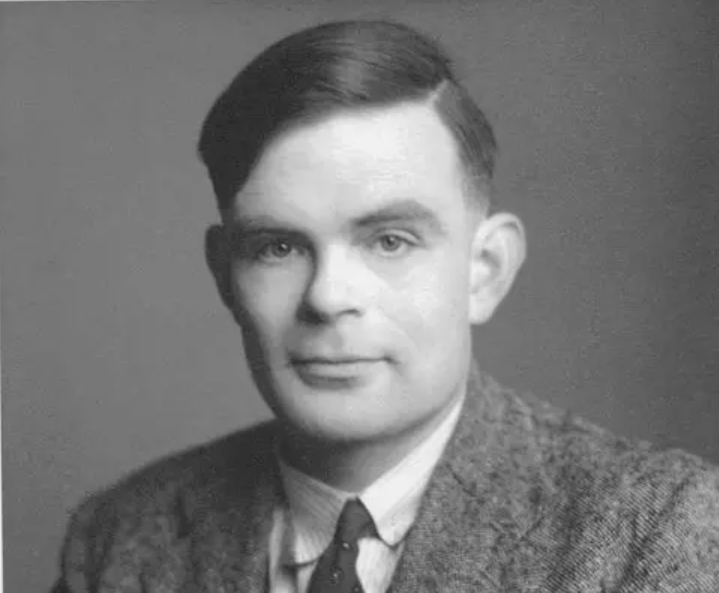
#> input picture images/Alan.png, 719 x 593 px, given in place of Alan.jpg, which was not available
$ python profile_generator.py
#> lines starting #> are read from the running program, lines starting #| are printed output that depends on the picture; pictures that were not available may be replaced by others from this repository, and a replacement may not be noted
import matplotlib.pyplot as plt
import matplotlib.patches as patches
from PIL import Image
import numpy as np
import os

# Importer profilerne fra den anden fil
from profiles import PROFILES

# --- MAPPE KONFIGURATION ---
IMAGE_FOLDER = "images"
OUTPUT_FOLDER = "profiles"

# Opret output mappen hvis den ikke findes
os.makedirs(OUTPUT_FOLDER, exist_ok=True)

# --- HJÆLPEFUNKTIONER ---

def find_image_path(base_name):
    """
    Leder efter et billede med base_name og forskellige endelser (.jpg, .png, etc.)
    Returnerer stien til den første fil den finder, eller None.
    """
#> called with base_name = 'Alan'
    # Liste af fil-endelser vi understøtter
    extensions = [".jpg", ".jpeg", ".png", ".JPG", ".JPEG", ".PNG"]

    for ext in extensions:
        full_path = os.path.join(IMAGE_FOLDER, base_name + ext)
        if os.path.exists(full_path):
            return full_path
#> in create_card, img is the input picture: PIL image 719x593 RGBA; mean R, G, B, A 119.4, 119.4, 119.4, 255

    return None

def crop_to_target_aspect(pil_img, target_ratio):
    """
    Beskærer billedet (Center Crop) så det passer præcis til mål-formatet.
    """
#> called with target_ratio = 1.41
    img_w, img_h = pil_img.size
#> img_w = 719; img_h = 593
    img_ratio = img_w / img_h
#> img_ratio = 1.21

    if img_ratio > target_ratio:
        # Billedet er for bredt: Beskær siderne
        new_w = int(img_h * target_ratio)
        offset = (img_w - new_w) // 2
        return pil_img.crop((offset, 0, offset + new_w, img_h))
    else:
        # Billedet er for højt: Beskær toppen og bunden
        new_h = int(img_w / target_ratio)
#> new_h = 510
        offset = (img_h - new_h) // 2
#> offset = 41
        return pil_img.crop((0, offset, img_w, offset + new_h))
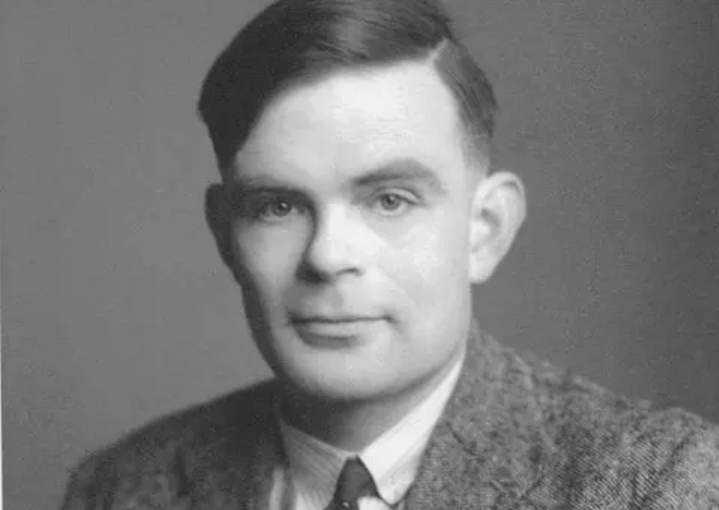
#> returned value: PIL image 719x510 RGBA; mean R, G, B, A 121.6, 121.6, 121.7, 255

# --- GENERATOR FUNKTION ---
def create_card(profile):
    print(f"Genererer kort for: {profile['name']}...")

    # A5 Mål
    fig_w_cm = 14.8
    fig_h_cm = 21.0
    fig, ax = plt.subplots(figsize=(fig_w_cm/2.54, fig_h_cm/2.54), dpi=300)

    # --- PRINTER-VENLIGT LAYOUT (HVID) ---
    bg_color = '#ffffff' # Hvid baggrund
    text_color = '#000000' # Sort tekst
    bar_bg_color = '#e0e0e0' # Lys grå baggrund til barer

    ax.set_facecolor(bg_color)
    fig.patch.set_facecolor(bg_color)
    ax.axis('off')

    # Farve tema
    accent = profile.get("theme_color", "#e63946")

    # 1. Billede Håndtering (Smart Search + Crop)
    # Vi fjerner evt. filendelse fra profil-navnet for en sikkerheds skyld
    base_name_clean = os.path.splitext(profile["image_base_name"])[0]
    image_path = find_image_path(base_name_clean)

    # Definer hvor billedet skal sidde [left, right, bottom, top]
    extent_coords = [0.1, 0.9, 0.55, 0.95]

    box_width_rel = extent_coords[1] - extent_coords[0]
    box_height_rel = extent_coords[3] - extent_coords[2]
    target_aspect = (box_width_rel * fig_w_cm) / (box_height_rel * fig_h_cm)

    if image_path:
        try:
            img = Image.open(image_path)
            img_cropped = crop_to_target_aspect(img, target_aspect)
            img_arr = np.array(img_cropped)
            ax.imshow(img_arr, extent=extent_coords, transform=ax.transAxes, aspect='auto', zorder=1)
        except Exception as e:
            print(f"Fejl ved billede: {e}")
    else:
        print(f"ADVARSEL: Kunne ikke finde billede for {base_name_clean} (søgte efter jpg/png)")
        # Tegn en grå kasse hvis billede mangler
        rect_missing = patches.Rectangle((0.1, 0.55), 0.8, 0.4, facecolor='#f0f0f0', transform=ax.transAxes)
        ax.add_patch(rect_missing)
        ax.text(0.5, 0.75, "BILLEDE MANGLER", color='#999', ha='center', transform=ax.transAxes)

    # Ramme om billede (Accent farve)
    rect = patches.Rectangle((0.095, 0.545), 0.81, 0.41, linewidth=3, edgecolor=accent, facecolor='none', transform=ax.transAxes, zorder=2)
    ax.add_patch(rect)

    # 2. Tekst: Navn og Titel
    ax.text(0.5, 0.50, profile["name"].upper(), color=text_color, ha='center', va='top', fontsize=22, fontweight='bold', transform=ax.transAxes)
    ax.text(0.5, 0.46, profile["title"], color=accent, ha='center', va='top', fontsize=18, fontweight='bold', transform=ax.transAxes, style='italic')

    # 3. Stats Søjler
    y_pos = 0.38
    bar_height = 0.03
    gap = 0.02

    for label, score in profile["stats"]:
        # Label (Sort tekst)
        ax.text(0.1, y_pos, label, color=text_color, ha='left', va='center', fontsize=10, transform=ax.transAxes, fontweight='bold')
        # Score Tal (Sort tekst)
        ax.text(0.9, y_pos, str(score), color=text_color, ha='right', va='center', fontsize=12, transform=ax.transAxes, fontweight='bold')

        # Bar baggrund (Lys grå)
        bg_bar = patches.Rectangle((0.1, y_pos - 0.025), 0.8, 0.015, facecolor=bar_bg_color, transform=ax.transAxes)
        ax.add_patch(bg_bar)

        # Score Bar
        # Hvis score er meget lav, gør vi den mørkegrå for kontrast, ellers accent
        bar_c = accent if score > 10 else '#999999'
        display_score = max(score, 1)
        score_width = 0.8 * (display_score / 100)
        score_bar = patches.Rectangle((0.1, y_pos - 0.025), score_width, 0.015, facecolor=bar_c, transform=ax.transAxes)
        ax.add_patch(score_bar)
        y_pos -= (bar_height + gap)

    # 4. Special Ability Box (Lys boks med mørk kant/tekst)
    box_y = 0.05
    box_h = 0.08
    # Lys grå baggrund, mørk grå kant
    box_rect = patches.FancyBboxPatch((0.1, box_y), 0.8, box_h, boxstyle="round,pad=0.02", facecolor='#f8f9fa', edgecolor='#cccccc', transform=ax.transAxes)
    ax.add_patch(box_rect)

    ax.text(0.5, box_y + box_h - 0.01, "SPECIAL ABILITY", color='#666666', ha='center', va='top', fontsize=8, transform=ax.transAxes)
    ax.text(0.5, box_y + 0.03, profile["ability_title"], color=text_color, ha='center', va='center', fontsize=12, fontweight='bold', transform=ax.transAxes)
    ax.text(0.5, box_y + 0.01, profile["ability_desc"], color='#444444', ha='center', va='center', fontsize=8, transform=ax.transAxes)

    # Gem filen
    safe_name = profile["name"].replace(" ", "_").lower()
    filename = f"bilkort_{safe_name}.png"
    save_path = os.path.join(OUTPUT_FOLDER, filename)
    plt.savefig(save_path, bbox_inches='tight', pad_inches=0, dpi=300)
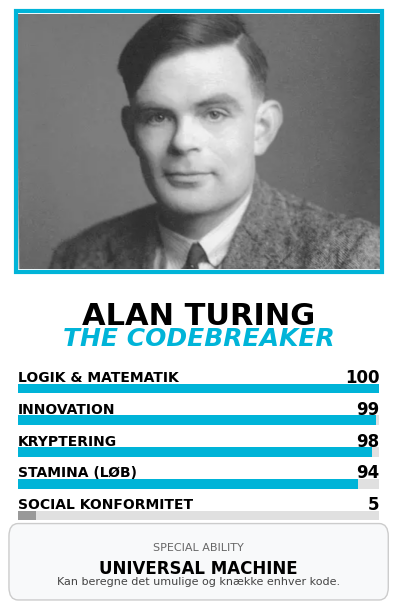
#> figure drawn by matplotlib, 1 panel
    plt.close()
    print(f"-> Gemt som {save_path}")

# --- START ---
if __name__ == "__main__":
    create_card(PROFILES[0]) # Test kørsel af den første for at se om det virker
    print("Test færdig. Kører alle...")
    for p in PROFILES:
        create_card(p)
#> pass 2 of the loop `for p in PROFILES:`:
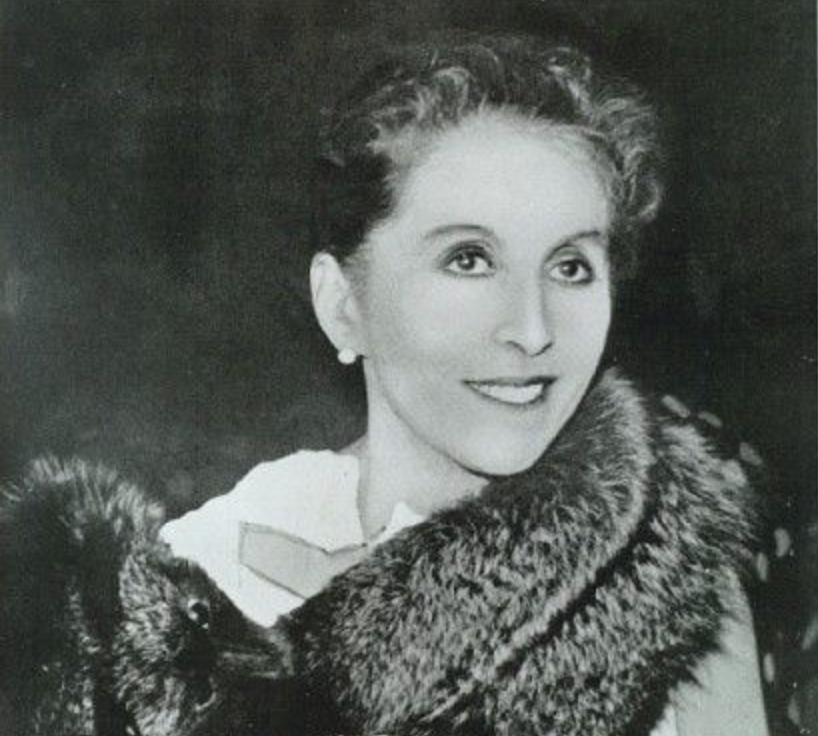
#> input picture images/Karen.png, 818 x 736 px, given in place of Karen.jpg, which was not available
#> in create_card, img is the input picture: PIL image 818x736 RGBA; mean R, G, B, A 85, 90.2, 86, 255
#> in crop_to_target_aspect (call 3), `return pil_img.crop((0, offset, img_w, offset + new_h))`:
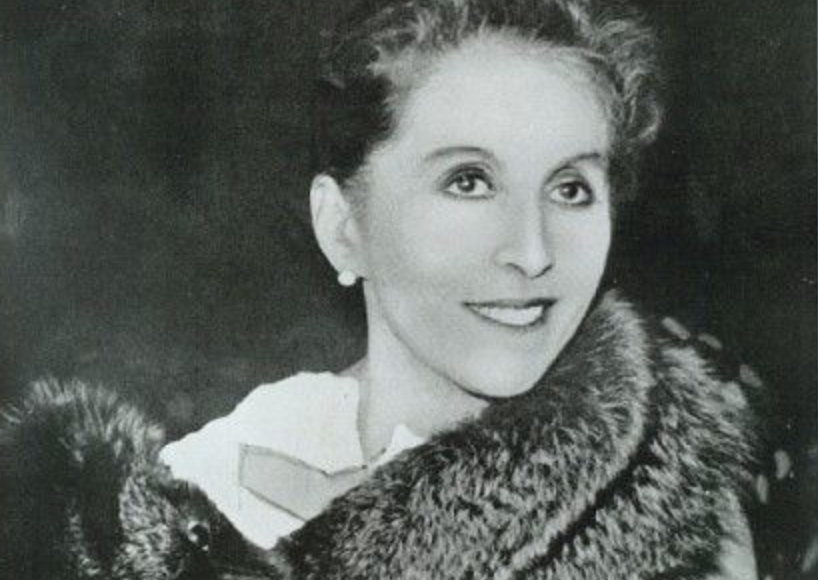
#> returned value: PIL image 818x580 RGBA; mean R, G, B, A 90.9, 96.2, 92.3, 255
#> in create_card (call 3), `plt.savefig(save_path, bbox_inches='tight', pad_inches=0, dpi=300)`:
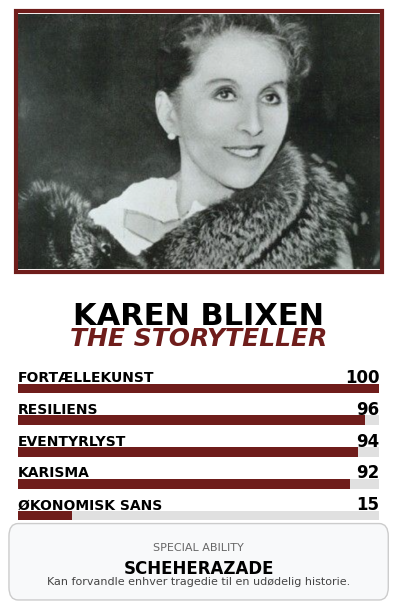
#> figure drawn by matplotlib, 1 panel
#> pass 3 of the loop `for p in PROFILES:`:
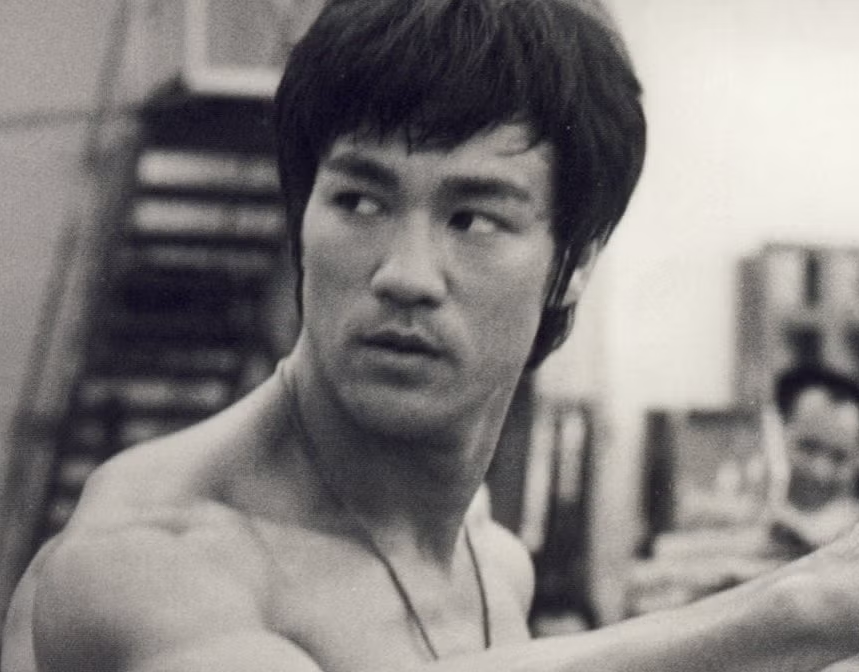
#> input picture images/Bruce.png, 859 x 672 px, given in place of Bruce.jpg, which was not available
#> in create_card, img is the input picture: PIL image 859x672 RGBA; mean R, G, B, A 131.5, 127.3, 126.5, 255
#> in crop_to_target_aspect (call 4), `return pil_img.crop((0, offset, img_w, offset + new_h))`:
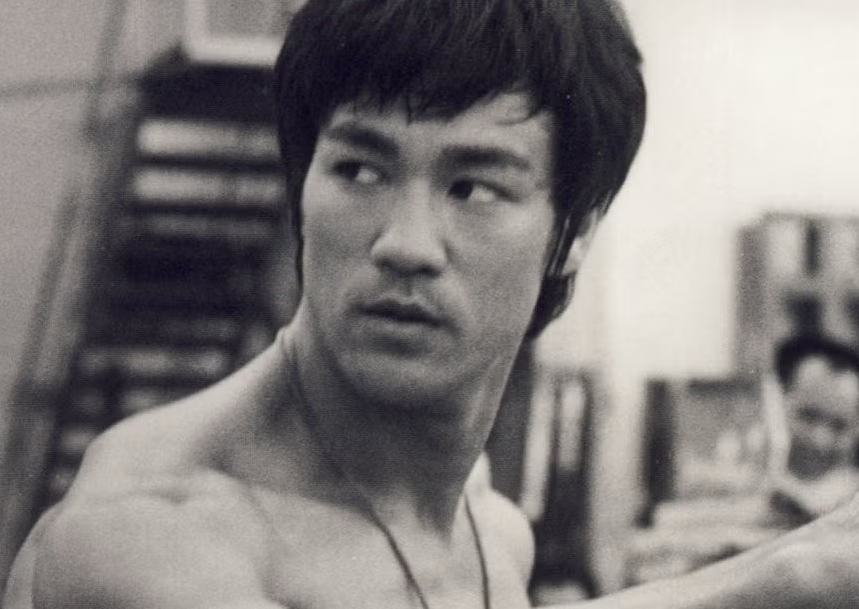
#> returned value: PIL image 859x609 RGBA; mean R, G, B, A 129.7, 125.6, 124.9, 255
#> in create_card (call 4), `plt.savefig(save_path, bbox_inches='tight', pad_inches=0, dpi=300)`:
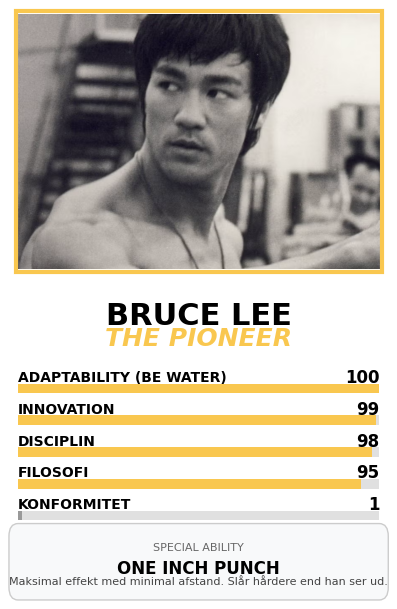
#> figure drawn by matplotlib, 1 panel
